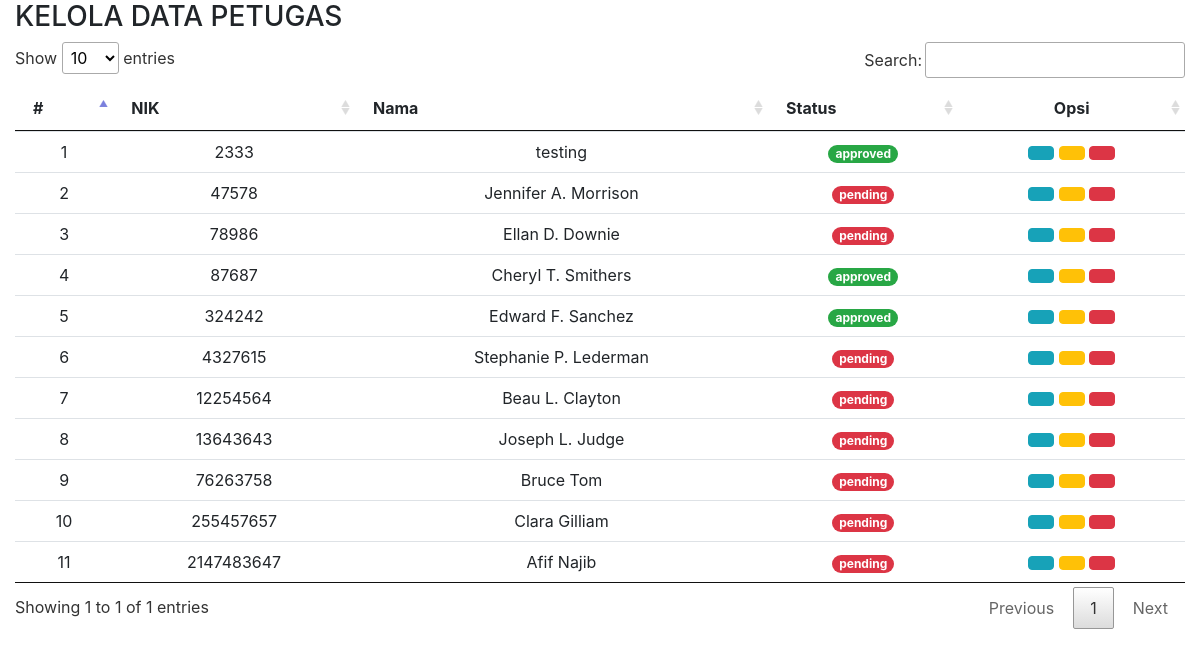
The page /admin/tes.php on the database its author committed.
### tables this page shows
CREATE TABLE `masyarakat` (
  `nik` int(13) NOT NULL,
  `nama` varchar(35) NOT NULL,
  `alamat` text NOT NULL,
  `email` varchar(35) NOT NULL,
  `telp` varchar(13) NOT NULL,
  `foto` varchar(255) NOT NULL,
  `username` varchar(25) NOT NULL,
  `password` varchar(32) NOT NULL,
  `verified` enum('approved','pending') NOT NULL
);

### admin/tes.php (the view, shortened to what this page needs)
<?php
    include "config.php";
?>
<!DOCTYPE html>
<html dir="ltr" lang="en">
<head>
    <link href="assets/bootstrap/dist/css/bootstrap.min.css" rel="stylesheet">
    <link rel="stylesheet" type="text/css" href="../DataTables/datatables.min.css">
</head>
<body>
            <div class="container-fluid">
                <div class="row">
                    <div class="col-sm-12">
                        <div class="white-box">
                            <h3 class="box-title">KELOLA DATA PETUGAS</h3>
                            <div class="table-responsive">
                                <table class="table" id="table-masyarakat">
                                    <thead>
                                        <tr>
                                            <th class="border-top-0">#</th>
                                            <th class="border-top-0">NIK</th>
                                            <th class="border-top-0">Nama</th>
                                            <th class="border-top-0">Status</th>
                                            <th class="border-top-0 text-center">Opsi</th>
                                        </tr>
                                    </thead>
                                    <?php
                                    $dmq = mysqli_query($config,"SELECT * FROM masyarakat");
                                    $no = 1;
                                    while($ddata = mysqli_fetch_array($dmq)){
                                        ?>
                                    <tbody>
                                        <tr class="text-center">
                                            <td><?php echo $no++; ?></td>
                                            <td><?php echo $ddata['nik']; ?></td>
                                            <td><?php echo $ddata['nama']; ?></td>
                                            <?php
                                                if ($ddata['verified']=='approved') {
                                                   echo "<td><srtong class='badge badge-pill badge-success text-white'>$ddata[verified]</strong></td>";
                                                }else {
                                                     echo "<td><strong class='badge badge-pill badge-danger'>$ddata[verified]</strong></td>";
                                                }
                                             ?>
                                             <td>
                                                <button class="btn btn-info" data-toggle="modal" title="Detail" data-target="#myMdm<?php echo $ddata['nik']; ?>"><i class="fas fa-info"></i></button>
                                                <?php include 'p_dm.php'; ?>
                                                <button class="btn btn-warning" data-toggle="modal" title="Edit" data-target="#myMdm2<?php echo $ddata['nik']; ?>"><i class="fas fa-edit"></i></button>
                                                <button class="btn btn-danger" data-toggle="modal" title="Hapus" data-target="#myMdm3<?php echo $ddata['nik']; ?>"><i class="fas fa-trash"></i></button>
                                             </td>
                                        </tr>
                                    </tbody>
                                <?php } ?>
</body>
</html>

### admin/p_dm.php (shortened to what this page needs)
      <?php
      $dmnik = $ddata['nik'];
      $dmsql = mysqli_query($config,"SELECT * FROM masyarakat WHERE nik='$dmnik' ");
        ?>
</div>

### rows shown on the page
masyarakat: nik "2333", nama "testing", verified "approved"
masyarakat: nik "47578", nama "Jennifer A. Morrison", verified "pending"
masyarakat: nik "78986", nama "Ellan D. Downie", verified "pending"
masyarakat: nik "87687", nama "Cheryl T. Smithers", verified "approved"
masyarakat: nik "324242", nama "Edward F. Sanchez", verified "approved"
masyarakat: nik "4327615", nama "Stephanie P. Lederman", verified "pending"
masyarakat: nik "12254564", nama "Beau L. Clayton", verified "pending"
masyarakat: nik "13643643", nama "Joseph L. Judge", verified "pending"
masyarakat: nik "76263758", nama "Bruce Tom", verified "pending"
masyarakat: nik "255457657", nama "Clara Gilliam", verified "pending"
masyarakat: nik "2147483647", nama "Afif Najib", verified "pending"
